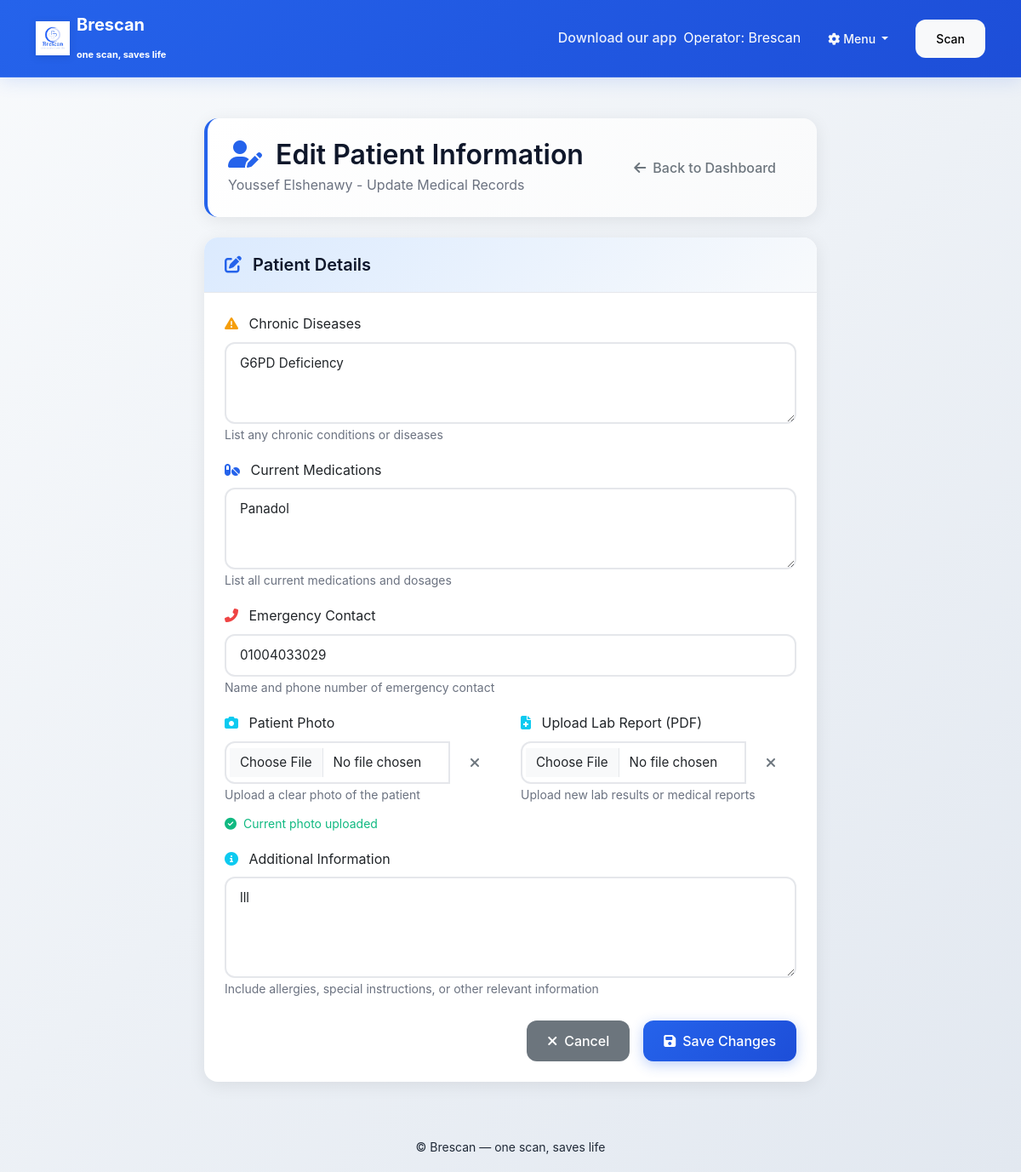
Screenshot of /operator_edit/BRESCAN-0001 (signed in) with the database file from the repository.
### tables this page shows
CREATE TABLE patients (
        id INTEGER PRIMARY KEY AUTOINCREMENT,
        qr_id TEXT UNIQUE,
        username TEXT UNIQUE,
        password TEXT,
        name TEXT,
        phone TEXT,
        email TEXT,
        birthdate TEXT,
        gender TEXT,
        blood_type TEXT,
        monthly_pills INTEGER DEFAULT 0,
        medications TEXT,
        chronic_diseases TEXT,
        lab_file TEXT,
        patient_photo TEXT,
        emergency_contact TEXT,
        other_info TEXT
    );

### app.py (the view, shortened to what this page needs)
@app.route("/operator_edit/<qr_id>", methods=["GET", "POST"])
def operator_edit(qr_id):
    if session.get("role") != "operator":
        flash("Operator login required.")
        return redirect(url_for("operator_login"))
    conn = get_db()
    c = conn.cursor()
    c.execute("SELECT * FROM patients WHERE qr_id = ?", (qr_id,))
    patient = c.fetchone()
    if not patient:
        conn.close()
        flash("Patient not found.")
        return redirect(url_for("operator_dashboard"))
    conn.close()
    return render_template("operator_edit.html", patient=patient)

### app.py (called while the page is built)
def get_db():
    conn = sqlite3.connect("database.db", timeout=10, check_same_thread=False)
    conn.row_factory = sqlite3.Row
    return conn

### templates/operator_edit.html (shortened to what this page needs)
{% extends "base.html" %}
{% block content %}
<div class="container py-4">
    <div class="row justify-content-center">
        <div class="col-lg-8">
            <div class="medical-card mb-4">
                <div class="d-flex justify-content-between align-items-center">
                    <div>
                        <h2 class="mb-1">
                            <i class="fas fa-user-edit text-primary me-2"></i>
                            Edit Patient Information
                        </h2>
                        <p class="text-muted mb-0">{{ patient['name'] }} - Update Medical Records</p>
                    </div>
                    <a class="btn btn-outline-secondary" href="{{ url_for('operator_dashboard') }}">
                        <i class="fas fa-arrow-left me-2"></i>Back to Dashboard
                    </a>
                </div>
            </div>
            <div class="card">
                <div class="card-header">
                    <h5 class="mb-0">
                        <i class="fas fa-edit text-primary me-2"></i>
                        Patient Details
                    </h5>
                </div>
                <div class="card-body">
                    <form method="post" enctype="multipart/form-data">
                        <div class="row">
                            <div class="col-12 mb-3">
                                <label class="form-label">
                                    <i class="fas fa-exclamation-triangle text-warning me-2"></i>
                                    Chronic Diseases
                                </label>
                                <textarea class="form-control" name="chronic_diseases" rows="3"
                                          placeholder="Enter chronic diseases or conditions">{{ patient['chronic_diseases'] or '' }}</textarea>
                                <small class="text-muted">List any chronic conditions or diseases</small>
                            </div>
                            <div class="col-12 mb-3">
                                <label class="form-label">
                                    <i class="fas fa-pills text-primary me-2"></i>
                                    Current Medications
                                </label>
                                <textarea class="form-control" name="medications" rows="3"
                                          placeholder="Enter current medications">{{ patient['medications'] or '' }}</textarea>
                                <small class="text-muted">List all current medications and dosages</small>
                            </div>
                            <div class="col-12 mb-3">
                                <label class="form-label">
                                    <i class="fas fa-phone-alt text-danger me-2"></i>
                                    Emergency Contact
                                </label>
                                <input class="form-control" name="emergency_contact"
                                       placeholder="Emergency contact information"
                                       value="{{ patient['emergency_contact'] or '' }}">
                                <small class="text-muted">Name and phone number of emergency contact</small>
                            </div>
                            <div class="col-md-6 mb-3">
                                <label class="form-label">
                                    <i class="fas fa-camera text-info me-2"></i>
                                    Patient Photo
                                </label>
                                <div class="input-group">
                                    <input class="form-control" type="file" name="patient_photo" accept="image/*">
                                    <button class="btn btn-outline-secondary" type="button" onclick="clearPhoto()">
                                        <i class="fas fa-times"></i>
                                    </button>
                                </div>
                                <small class="text-muted">Upload a clear photo of the patient</small>
                                {% if patient['patient_photo'] %}
                                <div class="mt-2">
                                    <small class="text-success">
                                        <i class="fas fa-check-circle me-1"></i>
                                        Current photo uploaded
                                    </small>
                                </div>
                                {% endif %}
                            </div>
                            <div class="col-md-6 mb-3">
                                <label class="form-label">
                                    <i class="fas fa-file-medical text-info me-2"></i>
                                    Upload Lab Report (PDF)
                                </label>
                                <div class="input-group">
                                    <input class="form-control" type="file" name="lab_file" accept=".pdf">
                                    <button class="btn btn-outline-secondary" type="button" onclick="clearFile()">
                                        <i class="fas fa-times"></i>
                                    </button>
                                </div>
                                <small class="text-muted">Upload new lab results or medical reports</small>
                            </div>
                            <div class="col-12 mb-4">
                                <label class="form-label">
                                    <i class="fas fa-info-circle text-info me-2"></i>
                                    Additional Information
                                </label>
                                <textarea class="form-control" name="other_info" rows="4"
                                          placeholder="Any additional medical information, allergies, or notes">{{ patient['other_info'] or '' }}</textarea>
                                <small class="text-muted">Include allergies, special instructions, or other relevant information</small>
                            </div>
                        </div>
                        <div class="d-flex gap-3 justify-content-end">
                            <a class="btn btn-secondary" href="{{ url_for('operator_dashboard') }}">
                                <i class="fas fa-times me-2"></i>Cancel
                            </a>
                            <button class="btn btn-primary" type="submit">
                                <i class="fas fa-save me-2"></i>Save Changes
                            </button>
                        </div>
                    </form>
                </div>
            </div>
        </div>
    </div>
</div>
{% endblock %}

### static/styles.css (style rules this page uses)
:root { --primary: #2563eb; --primary-dark: #1d4ed8; --primary-light: #3b82f6; --secondary: #64748b; --accent: #06b6d4; --success: #10b981; --warning: #f59e0b; --danger: #ef4444; --dark: #0f172a; --light: #f8fafc; --white: #ffffff; --gray-50: #f9fafb; --gray-100: #f3f4f6; --gray-200: #e5e7eb; --gray-300: #d1d5db; --gray-400: #9ca3af; --gray-500: #6b7280; --gray-600: #4b5563; --gray-700: #374151; --gray-800: #1f2937; --gray-900: #111827; --medical-blue: #1e40af; --medical-light-blue: #dbeafe; --medical-green: #059669; --medical-light-green: #d1fae5; --medical-purple: #7c3aed; --medical-light-purple: #ede9fe; }
* { box-sizing: border-box; }
body { font-family: 'Inter', -apple-system, BlinkMacSystemFont, 'Segoe UI', Roboto, sans-serif; background: linear-gradient(135deg, #f8fafc 0%, #e2e8f0 100%); color: var(--gray-800); line-height: 1.6; margin: 0; min-height: 100vh; }
h1, h2, h3, h4, h5, h6 { font-weight: 600; color: var(--dark); margin-bottom: 0.5rem; }
.card { background: var(--white); border: none; border-radius: 16px; box-shadow: 0 4px 20px rgba(0, 0, 0, 0.08); transition: all 0.3s ease; overflow: hidden; }
.card-header { background: linear-gradient(135deg, var(--medical-light-blue) 0%, var(--light) 100%); border-bottom: 1px solid var(--gray-200); padding: 1.25rem 1.5rem; }
.card-body { padding: 1.5rem; }
.btn { font-weight: 500; border-radius: 12px; padding: 0.75rem 1.5rem; transition: all 0.3s ease; border: none; position: relative; overflow: hidden; }
.btn::before { content: ''; position: absolute; top: 0; left: -100%; width: 100%; height: 100%; background: linear-gradient(90deg, transparent, rgba(255, 255, 255, 0.2), transparent); transition: left 0.5s; }
.btn-primary { background: linear-gradient(135deg, var(--primary) 0%, var(--primary-dark) 100%); color: white; box-shadow: 0 4px 15px rgba(37, 99, 235, 0.3); }
.form-control { border: 2px solid var(--gray-200); border-radius: 12px; padding: 0.75rem 1rem; font-size: 0.95rem; transition: all 0.3s ease; background: var(--white); }
.medical-card { background: linear-gradient(135deg, var(--white) 0%, var(--gray-50) 100%); border-left: 4px solid var(--primary); border-radius: 16px; padding: 1.5rem; margin-bottom: 1rem; box-shadow: 0 4px 20px rgba(0, 0, 0, 0.08); }
.text-primary { color: var(--primary) !important; }
.text-success { color: var(--success) !important; }
.text-warning { color: var(--warning) !important; }
.text-danger { color: var(--danger) !important; }
.text-muted { color: var(--gray-500) !important; }

### rows the page displays
patients: name "Youssef Elshenawy", chronic_diseases "G6PD Deficiency", medications "Panadol", emergency_contact "01004033029", other_info "lll"

### other values shown
{{ session.username }} "Brescan"
